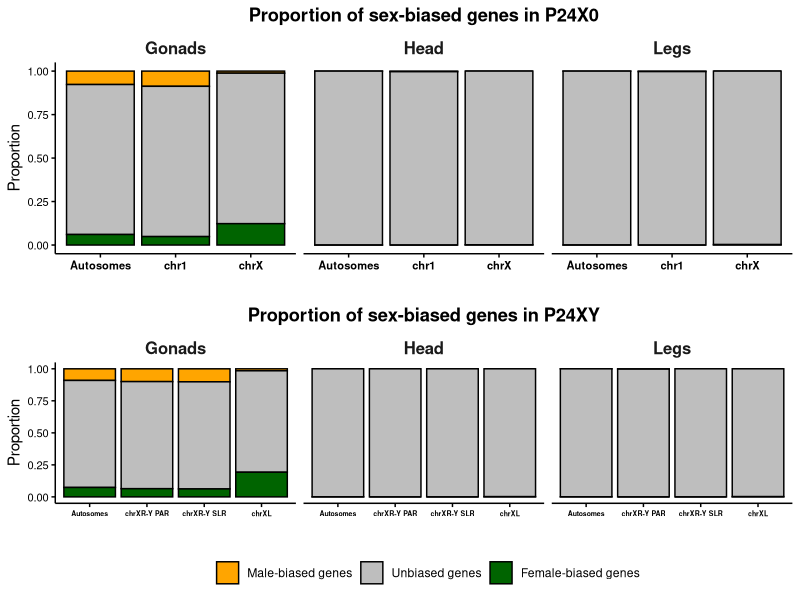

Recreate this plot in R.
# ------------------------------------------------------------------
# sbg_xavstackedbar_fig5.R
#
# Generates Figure 5: stacked bar plots showing the proportion of
# male-biased, female-biased, and unbiased genes per chromosomal
# region and tissue, for P24X0 and P24XY races.
#
# Input:  gene counts by bias category/region/tissue (hardcoded
#         summary tables derived from deseq2.R output)
# Output: sbg_xavstackedbar.pdf (Figure 5 of the paper)
#
# Part of: VvRNA-analyses pipeline (step 3 — visualization)
# Author:  Suvratha Jayaprasad
# Paper:   Jayaprasad et al. 2026, Genome Biology and Evolution,
#          https://doi.org/10.1093/gbe/evag026
# License: MIT — see LICENSE
# ------------------------------------------------------------------

library(ggplot2)
library(dplyr)
library(tidyr)
library(gridExtra)

# ====================================================================
# P24X0
# ====================================================================

# P24X0 data
data1 <- data.frame(
  Tissue = c("Head", "Legs", "Gonads"),
  MBG_X =  c(0, 0, 14),           # male-biased genes on chrX
  MBG_1 =  c(4, 3, 99),           # male-biased genes on chr1
  MBG_A =  c(2, 2, 767),          # male-biased genes on the rest of the autosomes
  UBG_X =  c(1226, 1126, 1014),   # un-biased genes on chrX
  UBG_1 =  c(1158, 1062, 977),    # un-biased genes on chr1
  UBG_A =  c(10132, 9325, 8560),  # un-biased genes on the rest of the autosomes
  FBG_X =  c(2, 3, 144),          # female-biased genes on chrX
  FBG_1 =  c(0, 0, 55),           # female-biased genes on chr1
  FBG_A =  c(1, 5, 601)           # female-biased genes on the rest of the autosomes
)

# Rearrange data
data_long1 <- data1 %>%
  pivot_longer(cols = -Tissue, names_to = c("Type", "Group"), names_sep = "_") %>%
  group_by(Tissue, Group) %>% # Group by Tissue and Group to calculate proportions correctly
  mutate(Proportion = value / sum(value)) %>%
  ungroup() %>%
  mutate(Type = factor(Type, levels = c("MBG", "UBG", "FBG")),
         Group = factor(Group, levels = c("A", "1", "X"))) %>%
  arrange(Tissue, Group)

# Plot for P24X0
p1 <- ggplot(data_long1, aes(x = Group, y = Proportion, fill = Type)) +
  geom_bar(stat = "identity", position = "stack", color = "black") +
  scale_fill_manual(values = c("MBG" = "orange", "UBG" = "gray", "FBG" = "darkgreen"),
                     labels = c("MBG" = "Male-biased genes", "UBG" = "Unbiased genes", "FBG" = "Female-biased genes")) +
  facet_wrap(~ Tissue, scales = "free_x", ncol = 3) +
  theme_minimal() +
  theme(
    panel.grid.major = element_blank(),
    panel.grid.minor = element_blank(),
    axis.line.x = element_line(color = "black"),
    axis.line.y = element_line(color = "black"),
    axis.ticks = element_line(color = "black"),
    legend.position = "none",
    strip.text = element_text(size = 12, face = "bold"),
    axis.text.x = element_text(size = 8, face = "bold", color = "black"),
    axis.text.y = element_text(size = 8, color = "black"),
    plot.title = element_text(hjust = 0.5, face = "bold")
  ) +
  labs(x = "", y = "Proportion", fill = "", title = "Proportion of sex-biased genes in P24X0") +
  scale_y_continuous(limits = c(0, 1), breaks = seq(0, 1, by = 0.25)) +
  scale_x_discrete(labels = c("Autosomes", "chr1", "chrX"))

# ====================================================================
# P24XY
# ====================================================================

# P24XY data
data2 <- data.frame(
  Tissue =       c("Head", "Legs", "Gonads"),
  MBG_XL =       c(0, 0, 16),          # male-biased genes on chrXL
  MBG_XRYPAR =   c(0, 2, 92),          # male-biased genes on pseudo-autosomal region of chrXR-Y
  MBG_XRYSLR =   c(0, 0, 18),          # male-biased genes on sex-linked region of chrXR-Y
  MBG_A =        c(0, 2, 893),         # male-biased genes on autosomes
  UBG_XL =       c(1045, 965, 815),    # un-biased genes on chrXL
  UBG_XRYPAR =   c(926, 816, 769),     # un-biased genes on pseudo-autosomal region of chrXR-Y
  UBG_XRYSLR =   c(179, 148, 148),     # un-biased genes on sex-linked region of chrXR-Y
  UBG_A =        c(9719, 8628, 8211),  # un-biased genes on autosomes
  FBG_XL =       c(2, 2, 198),         # female-biased genes on chrXL
  FBG_XRYPAR =   c(0, 0, 59),          # female-biased genes on pseuso-autosomal region of chrXR-Y
  FBG_XRYSLR =   c(0, 0, 11),          # female-biased genes on sex-linked region of chrXR-Y
  FBG_A =        c(6, 9, 723)          # female-biased genes on autosomes
)

# Rearrange data
data_long2 <- data2 %>%
  pivot_longer(
    cols = -Tissue,
    names_to = c("Type", "Group"),
    names_pattern = "([A-Z]+)_([A-Z_]+)"
  ) %>%
  group_by(Tissue, Group) %>%
  mutate(Proportion = value / sum(value)) %>%
  ungroup() %>%
  mutate(
    Type = factor(Type, levels = c("MBG", "UBG", "FBG")),
    Group = factor(Group, levels = c("A", "XRYPAR", "XRYSLR", "XL"))
  ) %>%
  arrange(Tissue, Group)

# Plot for P24XY
p2 <- ggplot(data_long2, aes(x = Group, y = Proportion, fill = Type)) +
  geom_bar(stat = "identity", position = "stack", color = "black") +
  scale_fill_manual(values = c("MBG" = "orange", "UBG" = "gray", "FBG" = "darkgreen"),
                     labels = c("MBG" = "Male-biased genes", "UBG" = "Unbiased genes", "FBG" = "Female-biased genes")) +
  facet_wrap(~ Tissue, scales = "free_x", ncol = 4) +
  theme_minimal() +
  theme(
    panel.grid.major = element_blank(),
    panel.grid.minor = element_blank(),
    axis.line.x = element_line(color = "black"),
    axis.line.y = element_line(color = "black"),
    axis.ticks = element_line(color = "black"),
    legend.position = "bottom",
    strip.text = element_text(size = 12, face = "bold"),
    axis.text.x = element_text(size = 5, face = "bold", color = "black"),
    axis.text.y = element_text(size = 8, color = "black"),
    plot.title = element_text(hjust = 0.5, face = "bold")
  ) +
  labs(x = "", y = "Proportion", fill = "", title = "Proportion of sex-biased genes in P24XY") +
  scale_y_continuous(limits = c(0, 1), breaks = seq(0, 1, by = 0.25)) +
  scale_x_discrete(labels = c("Autosomes", "chrXR-Y PAR", "chrXR-Y SLR", "chrXL"))

# ====================================================================
# SAVE COMBINED FIGURE
# ====================================================================

# Save plot
pdf("sbg_xavstackedbar.pdf")
grid.arrange(p1, p2, nrow = 2)
dev.off()
